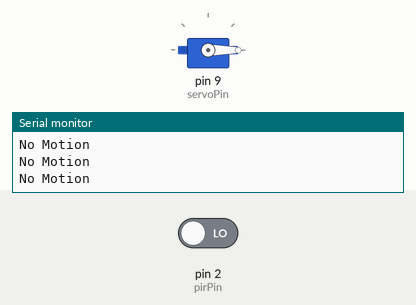
The sketch below on a simulated Arduino Uno, built with avr-gcc and run on an emulated ATmega328P. On the bench: servo, the last lines printed to the serial monitor. The test bench sets the inputs (shaded band); at power-on: pin 2 (pirPin) LOW.

Above: at 1.2 s.
1.3 s: pin 2 (pirPin) driven HIGH
At 1.8 s:
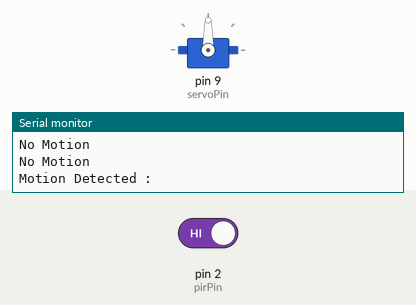
2.8 s: pin 2 (pirPin) driven LOW
At 3.7 s:
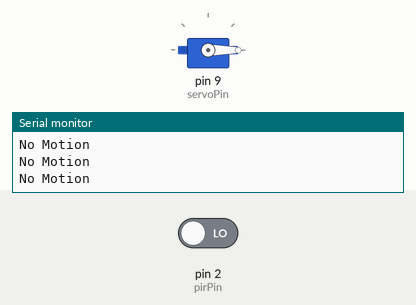
Timing chart, 0 to 5.8 s (numbered marks = the images above; inputs shaded):
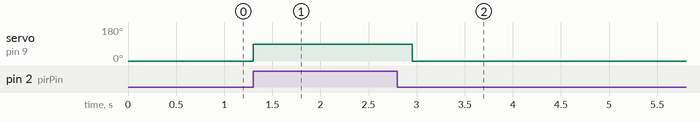

The sketch:

Project_code.ino
```cpp
#include <Servo.h>

Servo myServo;
int pirPin = 2;       // PIR sensor output pin
int servoPin = 9;     // Servo motor control pin
int pirValue = 0;     // Variable to store PIR status

void setup() {
  pinMode(pirPin, INPUT);
  myServo.attach(servoPin);
  myServo.write(0);   // Initial position
  Serial.begin(9600);
}

void loop() {
  pirValue = digitalRead(pirPin);

  if (pirValue == HIGH) {
    Serial.println("Motion Detected : ");
    myServo.write(90);    // Rotate to 90°
    delay(500);          // Wait for 1 sec
  } else {
    Serial.println("No Motion");
    myServo.write(0);     // Return to 0°
  }

  delay(50); // Short delay to avoid flickering
}
```

Measured:
- after the input at 1.3 s, servo on pin 9 (servoPin): 0° → 90° at once
- after the input at 2.8 s, servo on pin 9 (servoPin): 90° → 0° after 0.15 s
